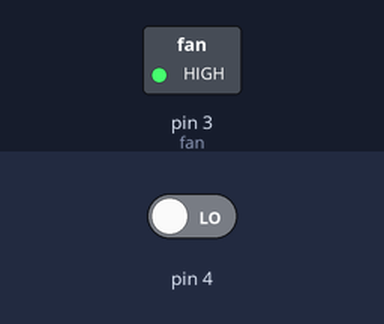
The sketch below on a simulated Arduino Uno, built with avr-gcc and run on an emulated ATmega328P. Parts: switched loads named in the sketch (green lamp = pin HIGH). The inputs (shaded band) are chosen by the test bench; at power-on: pin 4 LOW. What the sketch prints to the serial monitor is not drawn.

Above: at 2.5 s.
At 7.5 s:
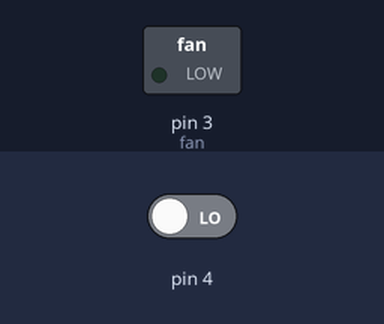
Timing chart, 0 to 13.0 s (numbered marks = the images above):
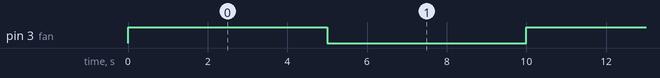

Measured:
- by itself, pin 3 (fan): alternates HIGH for 5.0 s and LOW for 5.0 s

The sketch:

feb.ino
```cpp
int fan = 3;
//Licet@#786
void setup() {
  // put your setup code here, to run once:

Serial.begin(9600);

pinMode(fan, OUTPUT);

pinMode(4, INPUT);

digitalWrite(fan, LOW);

}

void loop() {
  // put your main code here, to run repeatedly:

digitalWrite(fan, HIGH);

delay(5000);

digitalWrite(fan, LOW);

delay(5000);

Serial.println(digitalRead(4));

}
```
